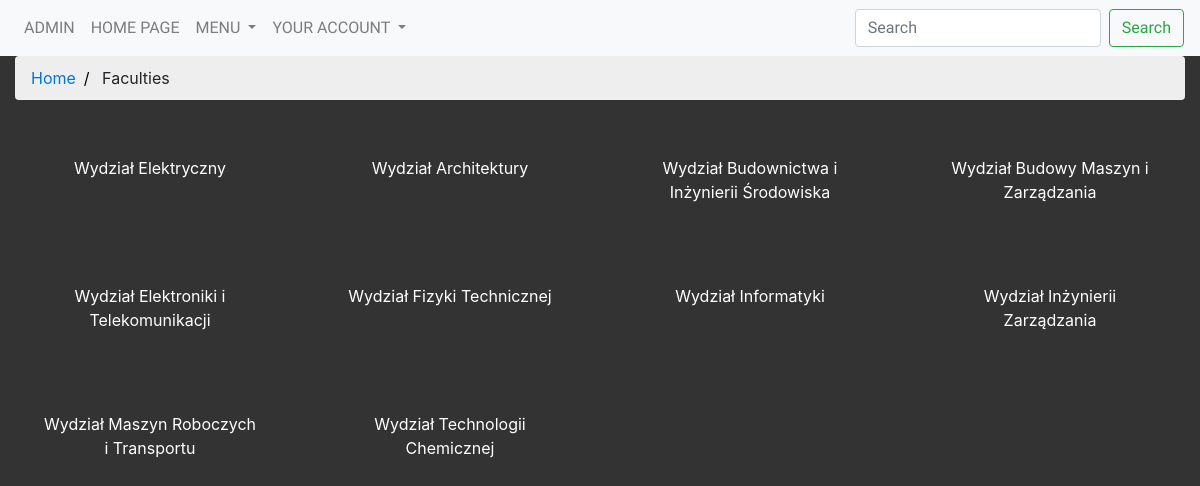
The page /faculties/ (signed in) on the database its author committed.
### models.py (models this page shows, shortened)
class Faculty(db.Model):
    __tablename__ = 'faculty'
    __searchable__ = ['name']
    id = Column(Integer, autoincrement=True, primary_key=True, )
    name = Column(String(100), default='')
    major = db.relationship('Major', backref='faculty')
    year = db.relationship('Year', backref='faculty')
    group = db.relationship('Group', backref='faculty')
    student = db.relationship('Student', backref='faculty')

### views/faculties.py (the view)
@app.route('/faculties/', methods=['GET'])
@login_required
def faculties():
    faculties = models.Faculty.query.all()
    return render_template('faculty/faculties.html', faculties=faculties)

### views/user.py (called while the page is built)
@lm.user_loader
def load_user(user_id):
    return User.query.filter(User.id == user_id).first()

@app.before_request
def before_request():
    if current_user.is_authenticated:
        current_user.last_seen = datetime.utcnow()
        db.session.commit()

### templates/faculty/faculties.html (shortened to what this page needs)
{% extends "_base.html" %}
{% block content %}
</head>
<body>
<ul class="breadcrumb">
  <li><a href="{{ url_for('home_page') }}">Home</a></li>
  <li>Faculties</li>
</ul>
    <div class="row">
        {% for faculty in faculties %}
            <div id="div_faculty" class="col-md-3">
                <a href="/faculties/{{ faculty.id }}">{{ faculty.name }}</a>
            </div>
        {% endfor %}
    </div>
{% endblock %}

### static/css/base.css (style rules this page uses)
body { background-color: #333333; padding-top: 55px; }

### static/css/faculties.css (style rules this page uses)
#div_faculty { text-align: center; padding: 40px; }
#div_faculty a { color: #ffffff; }

### templates/faculty/faculties.html (style rules this page uses)
ul.breadcrumb { padding: 10px 16px; list-style: none; background-color: #eee; }
ul.breadcrumb li { display: inline; font-size: 16px; }
ul.breadcrumb li+li:before { padding: 8px; color: black; content: "/\00a0"; }
ul.breadcrumb li a { color: #0275d8; text-decoration: none; }

### rows shown on the page
Faculty: name "Wydział Elektryczny"
Faculty: name "Wydział Architektury"
Faculty: name "Wydział Budownictwa i Inżynierii Środowiska"
Faculty: name "Wydział Budowy Maszyn i Zarządzania"
Faculty: name "Wydział Elektroniki i Telekomunikacji"
Faculty: name "Wydział Fizyki Technicznej"
Faculty: name "Wydział Informatyki"
Faculty: name "Wydział Inżynierii Zarządzania"
Faculty: name "Wydział Maszyn Roboczych i Transportu"
Faculty: name "Wydział Technologii Chemicznej"
